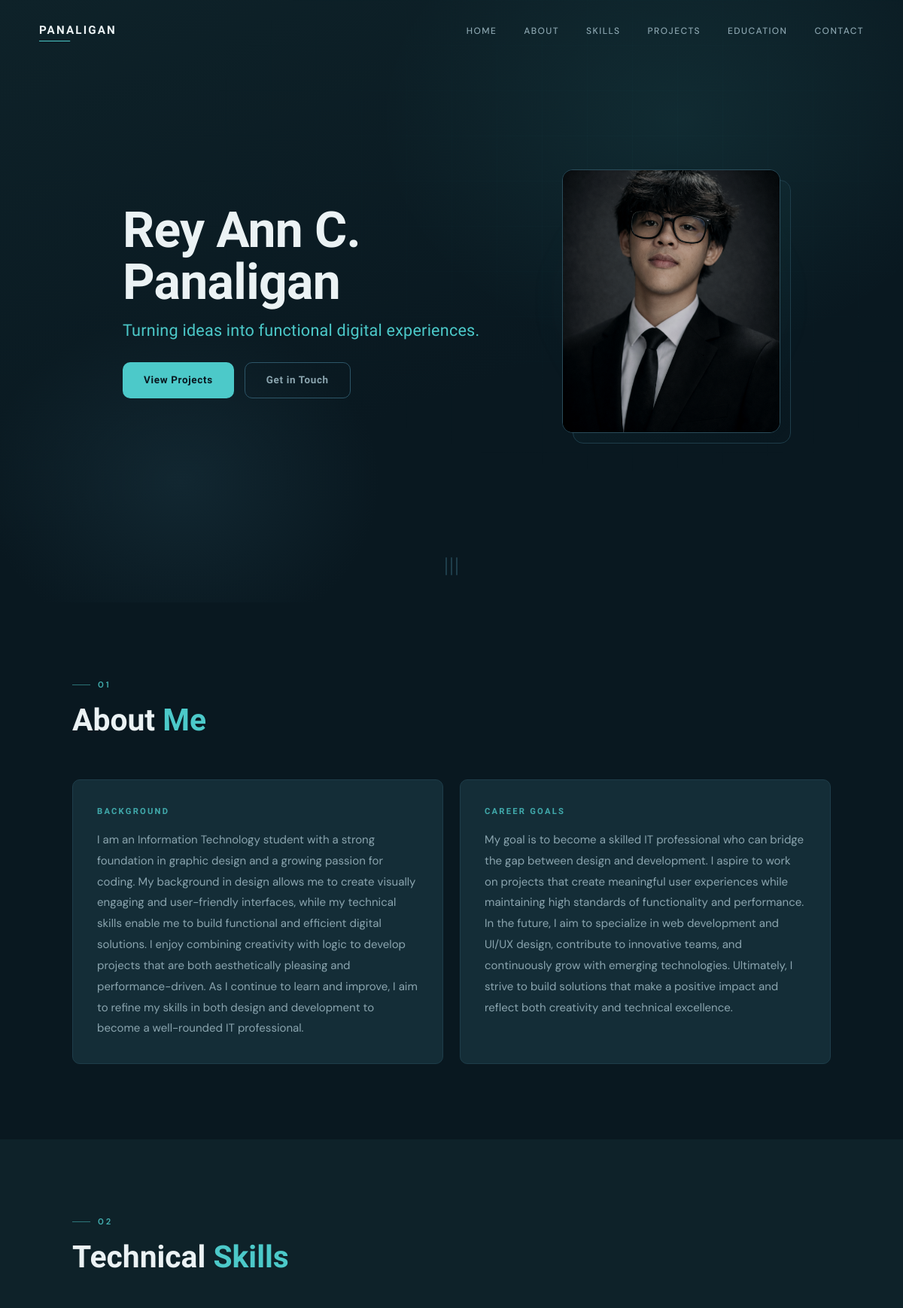
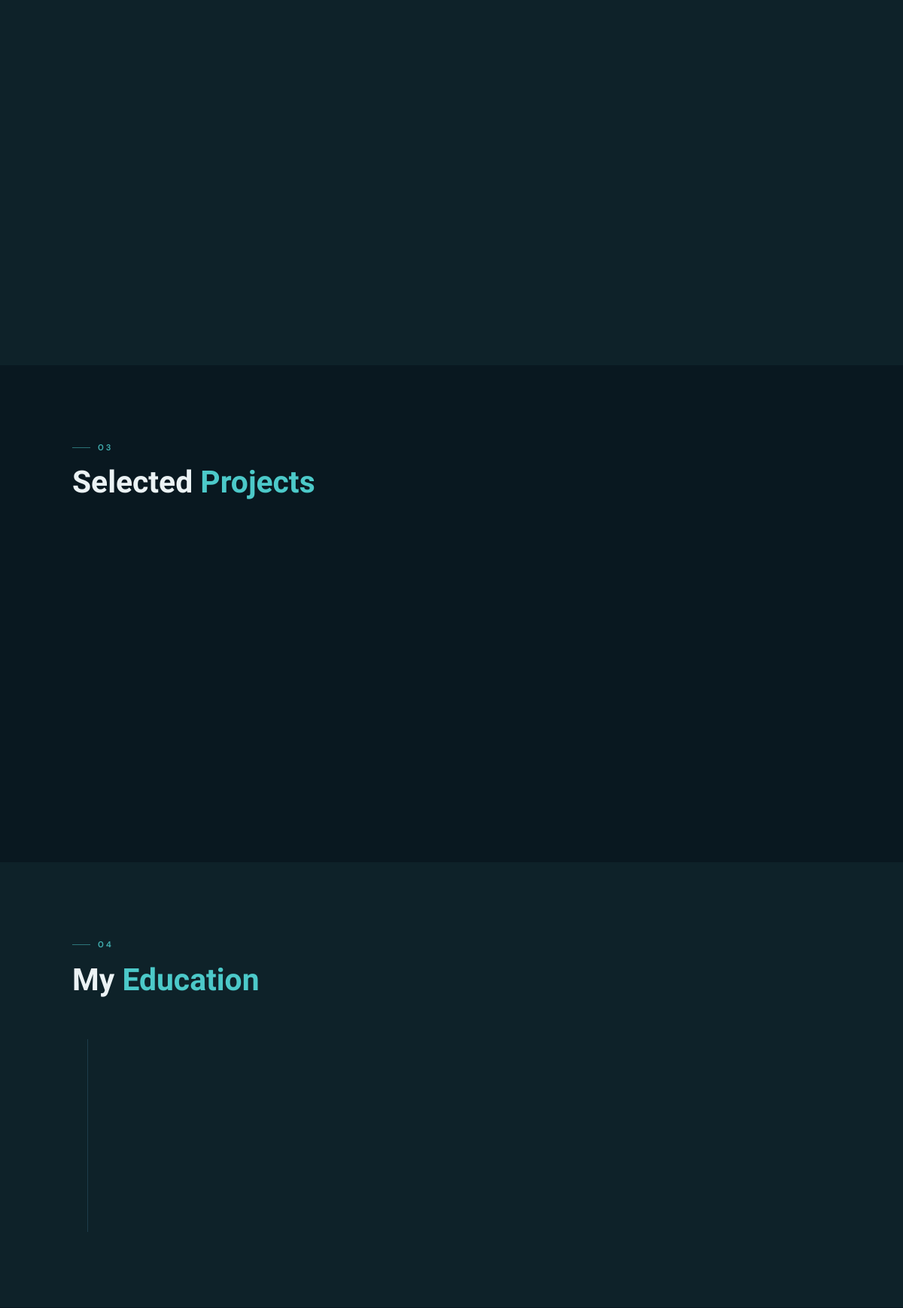
The page / (upper part) on the database its author committed (2 pictures, top to bottom).
### main/models.py (models this page shows, shortened)
class Profile(models.Model):
    name         = models.CharField(max_length=100)
    tagline      = models.CharField(max_length=200)
    photo        = models.ImageField(upload_to='images/', blank=True, null=True)
    background   = models.TextField(help_text="Short personal background")
    career_goals = models.TextField(help_text="Career interests or goals")
    class Meta:
        verbose_name        = "Profile"
        verbose_name_plural = "Profile"

### main/views.py (the view)
# urls.py: path('', views.home, name='home'),
def home(request):
    context = {
        'profile':   Profile.objects.first(),
        'skills':    Skill.objects.all(),
        'projects':  Project.objects.all(),
        'education': Education.objects.all(),
        'contact':   Contact.objects.first(),
    }
    return render(request, 'home.html', context)

### main/templates/home.html (shortened to what this page needs)
<!DOCTYPE html>
<html lang="en">
<head>
  {% load static %}
  <link rel="stylesheet" href="{% static 'css/style.css' %}" />
  <link rel="stylesheet" href="https://cdnjs.cloudflare.com/ajax/libs/font-awesome/6.5.0/css/all.min.css" />
</head>
<body>
  <nav class="navbar" id="navbar">
    <div class="nav-logo">PANALIGAN</div>
    <ul class="nav-links" id="navLinks">
      <li><a href="#home">Home</a></li>
      <li><a href="#about">About</a></li>
      <li><a href="#skills">Skills</a></li>
      <li><a href="#projects">Projects</a></li>
      <li><a href="#education">Education</a></li>
      <li><a href="#contact">Contact</a></li>
    </ul>
  </nav>
  <section class="hero" id="home">
    <div class="hero-bg"></div>
    <div class="container hero-inner">
      <div class="hero-text">
        <h1 class="hero-name">{{ profile.name|default:"Your Name" }}</h1>
        <p class="hero-role">{{ profile.tagline|default:"Your Role Here" }}</p>
        <div class="hero-actions">
          <a href="#projects" class="btn btn-primary">View Projects</a>
          <a href="#contact" class="btn btn-ghost">Get in Touch</a>
        </div>
      </div>
      <div class="hero-photo-wrap">
        {% if profile.photo %}
          <img src="{{ profile.photo.url }}" alt="{{ profile.name }}" class="hero-photo" />
        {% else %}
          <div class="hero-photo-empty"><i class="fa fa-user"></i></div>
        {% endif %}
      </div>
    </div>
    <div class="hero-scroll">
      <div class="scroll-bar"></div>
      <div class="scroll-bar" style="animation-delay:0.3s"></div>
      <div class="scroll-bar" style="animation-delay:0.6s"></div>
    </div>
  </section>
  <section class="section" id="about">
    <div class="container">
      <div class="section-header">
        <div class="section-label">01</div>
        <h2 class="section-title">About <span class="accent">Me</span></h2>
      </div>
      <div class="about-grid">
        <div class="about-block">
          <h3 class="about-sub">Background</h3>
          <p class="about-body">{{ profile.background|default:"Add your background in the admin panel." }}</p>
        </div>
        <div class="about-block">
          <h3 class="about-sub">Career Goals</h3>
          <p class="about-body">{{ profile.career_goals|default:"Add your career goals in the admin panel." }}</p>
        </div>
      </div>
    </div>
  </section>
  <section class="section section-alt" id="skills">
    <div class="container">
      <div class="section-header">
        <div class="section-label">02</div>
        <h2 class="section-title">Technical <span class="accent">Skills</span></h2>
      </div>
      <div class="skills-grid">
      </div>
    </div>
  </section>
  <section class="section" id="projects">
    <div class="container">
      <div class="section-header">
        <div class="section-label">03</div>
        <h2 class="section-title">Selected <span class="accent">Projects</span></h2>
      </div>
      <div class="projects-grid">
      </div>
    </div>
  </section>
  <section class="section section-alt" id="education">
    <div class="container">
      <div class="section-header">
        <div class="section-label">04</div>
        <h2 class="section-title">My <span class="accent">Education</span></h2>
      </div>
      <div class="edu-list">
      </div>
    </div>
  </section>
</body>
</html>

### rows shown on the page
Profile: name "Rey Ann C. Panaligan", tagline "Turning ideas into functional digital experiences.", photo (picture), background "I am an Information Technology student with a strong foundation in graphic design and a growing passion for coding. My background in design allows me to create visually engaging and user-friendly interfaces, while my technical skills enable me to build functional and efficient digital solutions. I enjoy combining creativity with logic to develop projects that are both aesthetically pleasing and performance-driven. As I continue to learn and improve, I aim to refine my skills in both design and development to become a well-rounded IT professional.", career_goals "My goal is to become a skilled IT professional who can bridge the gap between design and development. I aspire to work on projects that create meaningful user experiences while maintaining high standards of functionality and performance. In the future, I aim to specialize in web development and UI/UX design, contribute to innovative teams, and continuously grow with emerging technologies. Ultimately, I strive to build solutions that make a positive impact and reflect both creativity and technical excellence."
